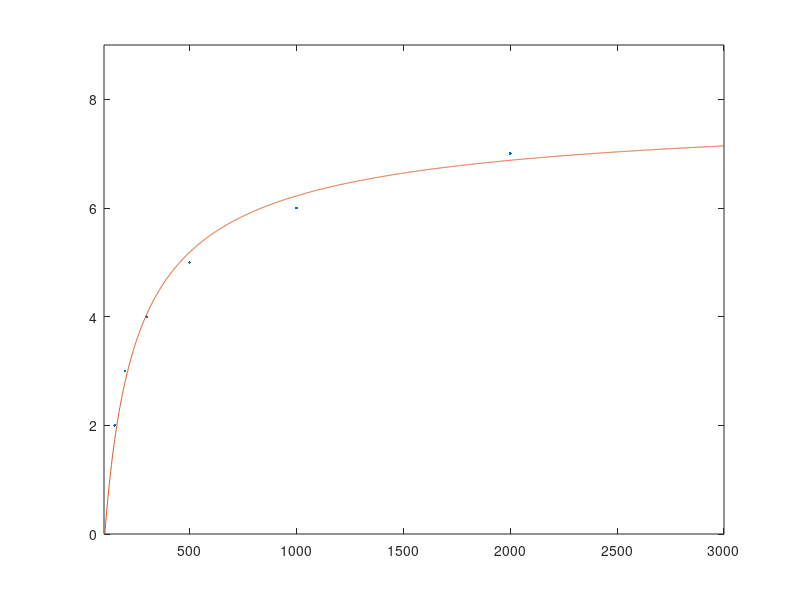

The MATLAB script that drew this image:
function script()
    %Del 2
    %plotPart2([0, 0.5, 1, 1.5, 2, 2.99, 3], [0, 0.52, 1.09, 1.75, 2.45, 3.5, 4]);
    
    %Del 3
    %part3fun5LS([150, 200, 300, 500, 1000, 2000], [2, 3, 4, 5, 6, 7]);
    part3fun6LS([150, 200, 300, 500, 1000, 2000], [2, 3, 4, 5, 6, 7]);
end

%Del 2:
function [a,b] = leastSquared(xList, yList)
    leastSquaredMat = [xList.^2, xList];
    koeff = leastSquaredMat\yList;
    a = koeff(1,1);
    b = koeff(2,1);
end

function plotPart2(xList, yList)
    [a,b] = leastSquared(xList', yList');

    plot(xList(1),yList(1),".");
    hold on
    
    plot(xList(2),yList(2),".");
    hold on
    
    plot(xList(3),yList(3),".");
    hold on
    
    plot(xList(4),yList(4),".");
    hold on
    
    plot(xList(5),yList(5),".");
    hold on
    
    plot(xList(6),yList(6),".");
    hold on
    
    plot(xList(7),yList(7),".");
    hold on
    
    x = 0:0.01:3;
    
    y1 = a*x.^2+b*x;
    plot(x, y1);
    
    hold on
    
    p = polyfit(xList, yList, length(xList)-1);
    yVal = polyval(p, x);
    
    plot(x, yVal);
    
    hold off
end

%Del 3:
function part3fun5LS(alpha, u)
    aFunc = @(x, y) x./y - x./8; 
    
    sysR = aFunc(alpha, u)';
    
    sysL = ones(6, 1);
    
    a = sysL \ sysR;
    
    UFunc = @(x) 1./(1./8 + a./x);
    
    graphRangeX = 0:1:2000;
    
    graphRangeY = UFunc(graphRangeX);
    
    plot(graphRangeX, graphRangeY);
    
end

function part3fun6LS(alpha, u)
    LSLeft = [
        1 log(alpha(1)); 
        1 log(alpha(2)); 
        1 log(alpha(3)); 
        1 log(alpha(4));
        1 log(alpha(5)); 
        1 log(alpha(6))
        ];
    LSRight = [log(8-u(1)); log(8-u(2)); log(8-u(3)); log(8-u(4)); log(8-u(5)); log(8-u(6))];
    
    koeff = LSLeft\LSRight;
    
    a = exp(koeff(1));
    b = koeff(2);
    
    UFunc = @(x) 8 - a.*x.^b;
    
    graphRangeX = 100:1:3000;
    
    graphRangeY = UFunc(graphRangeX);
    
    plot(alpha, u, ".");
    hold on
    
    xlim([100, 3000]);
    ylim([0, 9]);
    
    plot(graphRangeX, graphRangeY);
end
